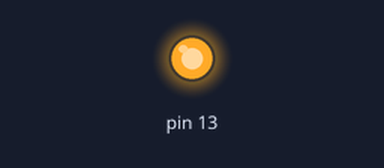
The sketch below on a simulated Arduino Uno, built with avr-gcc and run on an emulated ATmega328P. Shown: output pins drawn as LEDs (lit = HIGH). Sleep ends after the set time or at an interrupt.

Above: at 2.0 s.
At 6.1 s:
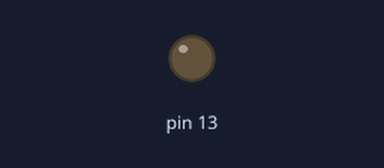
Timing chart, 0 to 10.6 s (numbered marks = the images above):
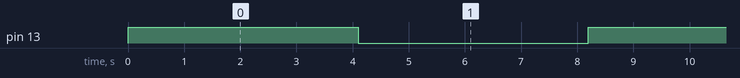

The sketch:

A015_SleepWatchdog.ino
```cpp
/*
7.15 - Sleep con Arduino UNO e risveglio con WD
*/

//includo le librerie per lo sleep
#include <avr/sleep.h>
#include <avr/power.h>
#include <avr/wdt.h>

//flag modificato dal timer watchdog
volatile int watchdog = 1;

void setup() {
  //imposto i pin
  pinMode(13, OUTPUT);
  //setup del timer watchdog
  MCUSR &= ~(1<<WDRF);
  WDTCSR |= (1<<WDCE) | (1<<WDE);
  //prescaler a 4 secondi
  WDTCSR = 0<<WDP0 | 1<<WDP3;
  //modo: interrupt
  WDTCSR |= _BV(WDIE);
}

void loop() {
  if (watchdog == 1) {
    //azzero il flag
    watchdog = 0;
    //modifico lo stato del pin
    digitalWrite(13, !digitalRead(13));
    //attiva lo sleep mode
    enterSleep();
  }
}

ISR(WDT_vect) {
  watchdog = 1;
}


void enterSleep(void) {
  //configuro lo sleep mode
  set_sleep_mode(SLEEP_MODE_PWR_DOWN);
  sleep_enable();
  sleep_mode();

  //riprenderà da qui...
  sleep_disable();
  //abilita le periferiche del microcontrollore
  power_all_enable();
}
```

Measured:
- by itself, pin 13: alternates HIGH for 4.1 s and LOW for 4.1 s
